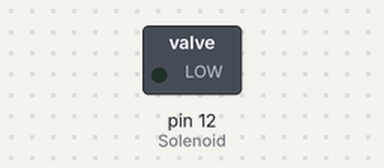
Bench run of a sketch on a simulated Arduino Uno, built with avr-gcc and run on an emulated ATmega328P. On the bench: switched loads named in the sketch (green lamp = pin HIGH).

Above: at 2.0 s.
At 6.0 s:
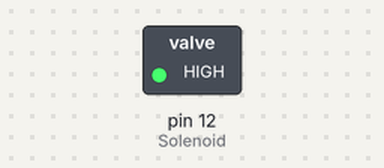
Timing chart, 0 to 10.4 s (numbered marks = the images above):
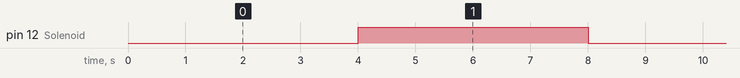

Measured:
- by itself, pin 12 (Solenoid): alternates HIGH for 4.0 s and LOW for 4.0 s

The sketch:

Solenoid_problem_test.ino
```cpp
#define Solenoid 12
unsigned long Time, Stime;

void setup() {
  // put your setup code here, to run once:
  pinMode(Solenoid, OUTPUT);
  digitalWrite(Solenoid, LOW);
  Stime = millis();
}

void loop() {

  // put your main code here, to run repeatedly:
  Time = millis();
  if((Time - Stime) > 4000){
    digitalWrite(Solenoid, HIGH);
    delay(4000);
    digitalWrite(Solenoid, LOW);
    Stime = millis();
  }
}
```
